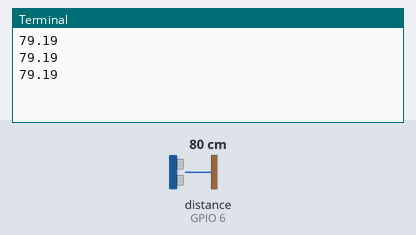
Recording of a program running on a simulated Raspberry Pi (BCM pin numbers). Shown: the last lines printed to the terminal. The test bench sets the inputs (shaded band); at power-on: distance to the obstacle (sensor on GPIO 6) 80 cm. The echo pulse lasts 58.3 µs per cm; the clock reads 2024-03-15 10:24:30 at power-on unless the program sets it.

Above: at 1.7 s.
1.8 s: distance to the obstacle (sensor on GPIO 6) set to 2 cm
At 2.4 s:
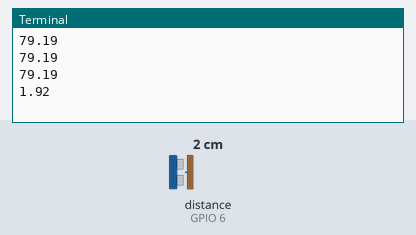
3.3 s: distance to the obstacle (sensor on GPIO 6) set to 4 cm
At 3.9 s:
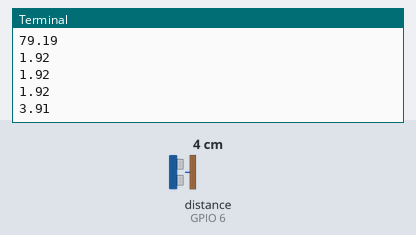
Timing chart, 0 to 6.3 s (numbered marks = the images above; inputs shaded):
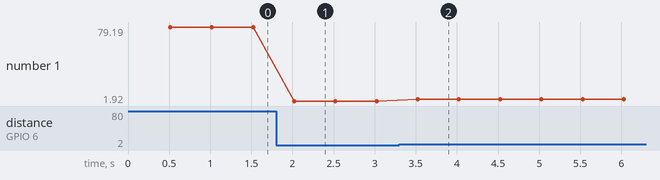

Measured:
- after the input at 1.8 s, the terminal: prints a new line after 0.22 s (image 1)
- after the input at 3.3 s, the terminal: prints a new line after 0.22 s (image 2)
- plotted number 1: 79.19 → 1.92 after the input at 1.8 s, 1.92 → 3.91 after the input at 3.3 s

The program:

Ultrasonic.py
```python
import RPi.GPIO as io
import time
import math

trigger = 5
echo = 6

def initialize( triggerGpio, echoGpio ):
	"""
	Initialize the Ultrasonic sensor, passing in
	the trigger and echo pins
	"""
	global trigger
	global echo
	trigger = triggerGpio
	echo = echoGpio

	io.setup( trigger, io.OUT )
	io.setup( echo, io.IN )

	io.output( trigger, io.LOW )
	time.sleep(.5) # let it settle


# get the distance, pulsing the sensor
# <returns>the distance or -1 if timed out waiting for response</returns>
def getDistance(quiet = True):

	distance = 3000
	while distance >= 3000: # get occasionally 3000+ reading, toss it
		# Send 10us pulse to trigger
		io.output(trigger, io.HIGH)
		time.sleep(.00001)
		io.output(trigger,io.LOW)

		# now wait for echo pulse, checking for timeouts so it doesn't get stuck
		stop = 0
		tempStop = 0

		tempStart = start = time.time()

		while (io.input(echo) == io.LOW):
			tempStop = start = time.time()
			if (tempStop - tempStart > .500):
				if (not quiet):
					print ("Timed out in first wait")
				return -1

		tempStart = time.time()
		while (io.input(echo) == io.HIGH):
			stop = tempStop = time.time()
			if (tempStop - tempStart > .500):
				if (not quiet):
					print("Timed out in second wait")
				return -1

		# Calculate pulse length
		elapsed = (stop - float(start))

		# Distance pulse travelled in that time is time
		# multiplied by the speed of sound (cm/s) cut
		# in half since time is round trip
		distance = elapsed * (34000 / 2)

		if ( distance > 3000 and not quiet ):
			print( "Outlier", distance, elapsed )

	return distance

################ MAIN
if __name__ == "__main__":

	import argparse

	parser = argparse.ArgumentParser(formatter_class=argparse.ArgumentDefaultsHelpFormatter)
	parser.add_argument("--delay", type=float, default=.5, help="Delay between freq changes in seconds (float)")
	parser.add_argument("--delta", type=float, default=0, help="If not zero, prints if delta greater than this")
	args = parser.parse_args()


	io.setwarnings(False)
	io.setmode(io.BCM)

	initialize( trigger, echo )

	try:

		prev = getDistance(False)
		while True:
			dist = getDistance(False)
			if ( args.delta > 0 ):
				if ( abs(dist-prev) > args.delta ):
					print("|%0.2f - %0.2f| = %0.2f > %0.2f" % (dist, prev, abs(dist-prev), args.delta ))
			else:
				print ("%0.2f" % dist)
			prev = dist
			time.sleep(args.delay)

	except KeyboardInterrupt:
		pass

	io.cleanup()
```
